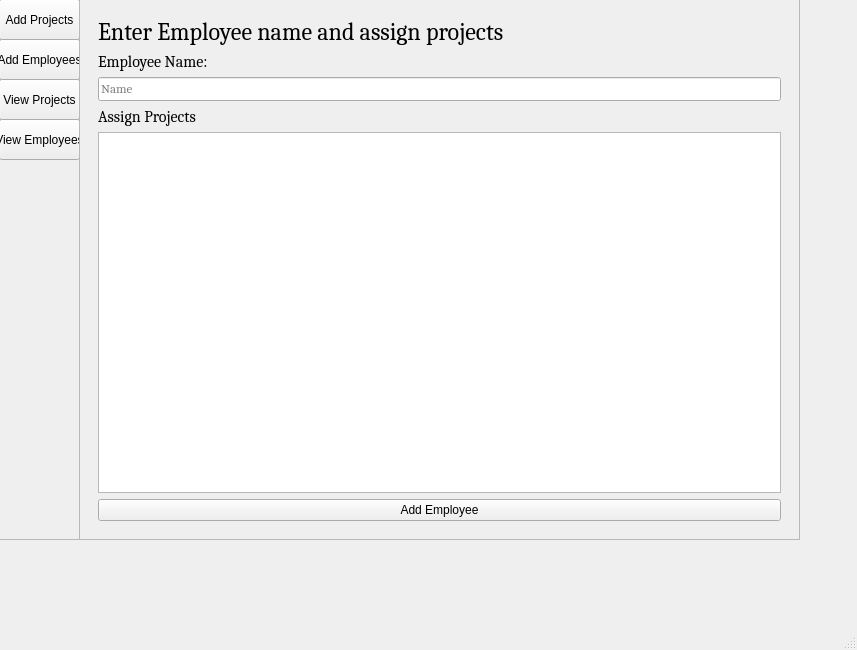
<?xml version="1.0" encoding="UTF-8"?>
<ui version="4.0">
 <class>MainWindow</class>
 <widget class="QMainWindow" name="MainWindow">
  <property name="geometry">
   <rect>
    <x>0</x>
    <y>0</y>
    <width>857</width>
    <height>650</height>
   </rect>
  </property>
  <property name="windowTitle">
   <string>MainWindow</string>
  </property>
  <widget class="QWidget" name="centralwidget">
   <widget class="QFrame" name="frame">
    <property name="geometry">
     <rect>
      <x>-1</x>
      <y>-1</y>
      <width>801</width>
      <height>541</height>
     </rect>
    </property>
    <property name="frameShape">
     <enum>QFrame::StyledPanel</enum>
    </property>
    <property name="frameShadow">
     <enum>QFrame::Raised</enum>
    </property>
    <widget class="QFrame" name="frame_2">
     <property name="geometry">
      <rect>
       <x>0</x>
       <y>0</y>
       <width>81</width>
       <height>541</height>
      </rect>
     </property>
     <property name="frameShape">
      <enum>QFrame::StyledPanel</enum>
     </property>
     <property name="frameShadow">
      <enum>QFrame::Raised</enum>
     </property>
     <widget class="QPushButton" name="btn_add_proj">
      <property name="geometry">
       <rect>
        <x>0</x>
        <y>0</y>
        <width>81</width>
        <height>41</height>
       </rect>
      </property>
      <property name="text">
       <string>Add Projects</string>
      </property>
     </widget>
     <widget class="QPushButton" name="bton_add_emp">
      <property name="geometry">
       <rect>
        <x>0</x>
        <y>40</y>
        <width>81</width>
        <height>41</height>
       </rect>
      </property>
      <property name="text">
       <string>Add Employees</string>
      </property>
     </widget>
     <widget class="QPushButton" name="bton_view_proj">
      <property name="geometry">
       <rect>
        <x>0</x>
        <y>80</y>
        <width>81</width>
        <height>41</height>
       </rect>
      </property>
      <property name="text">
       <string>View Projects</string>
      </property>
     </widget>
     <widget class="QPushButton" name="bton_view_emp">
      <property name="geometry">
       <rect>
        <x>0</x>
        <y>120</y>
        <width>81</width>
        <height>41</height>
       </rect>
      </property>
      <property name="text">
       <string>View Employees</string>
      </property>
     </widget>
    </widget>
    <widget class="QFrame" name="frame_3">
     <property name="geometry">
      <rect>
       <x>80</x>
       <y>0</y>
       <width>721</width>
       <height>541</height>
      </rect>
     </property>
     <property name="frameShape">
      <enum>QFrame::StyledPanel</enum>
     </property>
     <property name="frameShadow">
      <enum>QFrame::Raised</enum>
     </property>
     <layout class="QVBoxLayout" name="verticalLayout">
      <item>
       <widget class="QStackedWidget" name="stackedWidget">
        <widget class="QWidget" name="add_employees">
         <layout class="QVBoxLayout" name="QVBoxLayout">
          <item>
           <widget class="QLabel" name="label_instruction">
            <property name="font">
             <font>
              <family>Cambria</family>
              <pointsize>18</pointsize>
             </font>
            </property>
            <property name="text">
             <string>Enter Employee name and assign projects</string>
            </property>
           </widget>
          </item>
          <item>
           <widget class="QLabel" name="label_date">
            <property name="font">
             <font>
              <family>Cambria</family>
              <pointsize>12</pointsize>
             </font>
            </property>
            <property name="text">
             <string>Employee Name:</string>
            </property>
           </widget>
          </item>
          <item>
           <widget class="QLineEdit" name="employee_name">
            <property name="font">
             <font>
              <family>Cambria</family>
              <pointsize>10</pointsize>
             </font>
            </property>
            <property name="text">
             <string/>
            </property>
            <property name="placeholderText">
             <string>Name</string>
            </property>
           </widget>
          </item>
          <item>
           <widget class="QLabel" name="label">
            <property name="font">
             <font>
              <family>Cambria</family>
              <pointsize>12</pointsize>
             </font>
            </property>
            <property name="text">
             <string>Assign Projects</string>
            </property>
           </widget>
          </item>
          <item>
           <widget class="QListWidget" name="project_list"/>
          </item>
          <item>
           <widget class="QPushButton" name="pushButton_2">
            <property name="text">
             <string>Add Employee</string>
            </property>
           </widget>
          </item>
         </layout>
        </widget>
        <widget class="QWidget" name="add_projects">
         <layout class="QVBoxLayout" name="verticalLayout_4">
          <item>
           <widget class="QFrame" name="frame_4">
            <property name="maximumSize">
             <size>
              <width>427</width>
              <height>16777215</height>
             </size>
            </property>
            <property name="frameShape">
             <enum>QFrame::StyledPanel</enum>
            </property>
            <property name="frameShadow">
             <enum>QFrame::Raised</enum>
            </property>
            <layout class="QGridLayout" name="gridLayout_2">
             <item row="0" column="0" colspan="3">
              <widget class="QLabel" name="label_instruction_2">
               <property name="font">
                <font>
                 <family>Cambria</family>
                 <pointsize>18</pointsize>
                </font>
               </property>
               <property name="text">
                <string>Enter your project names and Dates</string>
               </property>
              </widget>
             </item>
             <item row="1" column="0">
              <widget class="QLineEdit" name="project_name">
               <property name="font">
                <font>
                 <family>Cambria</family>
                 <pointsize>10</pointsize>
                </font>
               </property>
               <property name="text">
                <string/>
               </property>
               <property name="placeholderText">
                <string>Projcet Name</string>
               </property>
              </widget>
             </item>
             <item row="1" column="1">
              <widget class="QLabel" name="label_date_2">
               <property name="font">
                <font>
                 <family>Cambria</family>
                 <pointsize>18</pointsize>
                </font>
               </property>
               <property name="text">
                <string>Date:</string>
               </property>
              </widget>
             </item>
             <item row="1" column="2">
              <widget class="QDateEdit" name="dateEdit">
               <property name="font">
                <font>
                 <family>Cambria</family>
                 <pointsize>10</pointsize>
                </font>
               </property>
              </widget>
             </item>
            </layout>
           </widget>
          </item>
          <item>
           <widget class="QTextEdit" name="project_description">
            <property name="font">
             <font>
              <family>Cambria</family>
              <pointsize>10</pointsize>
             </font>
            </property>
            <property name="placeholderText">
             <string>Description</string>
            </property>
           </widget>
          </item>
          <item>
           <widget class="QLabel" name="label_2">
            <property name="font">
             <font>
              <family>Cambria</family>
              <pointsize>10</pointsize>
             </font>
            </property>
            <property name="text">
             <string>Add to employee</string>
            </property>
           </widget>
          </item>
          <item>
           <widget class="QListWidget" name="employee_list"/>
          </item>
          <item>
           <widget class="QPushButton" name="pushButton">
            <property name="text">
             <string>Add Project</string>
            </property>
           </widget>
          </item>
         </layout>
        </widget>
        <widget class="QWidget" name="view_projects">
         <layout class="QVBoxLayout" name="verticalLayout_2">
          <item>
           <widget class="QLabel" name="label_3">
            <property name="font">
             <font>
              <family>Cambria</family>
              <pointsize>24</pointsize>
             </font>
            </property>
            <property name="text">
             <string>Project List - By Date</string>
            </property>
           </widget>
          </item>
          <item>
           <widget class="QTableWidget" name="tableWidget"/>
          </item>
         </layout>
        </widget>
        <widget class="QWidget" name="view_employees">
         <layout class="QVBoxLayout" name="verticalLayout_3">
          <item>
           <widget class="QLabel" name="label_4">
            <property name="font">
             <font>
              <family>Cambria</family>
              <pointsize>24</pointsize>
             </font>
            </property>
            <property name="text">
             <string>Employee List</string>
            </property>
           </widget>
          </item>
          <item>
           <widget class="QTableWidget" name="tableWidget_2"/>
          </item>
         </layout>
        </widget>
       </widget>
      </item>
     </layout>
    </widget>
   </widget>
  </widget>
  <widget class="QMenuBar" name="menubar">
   <property name="geometry">
    <rect>
     <x>0</x>
     <y>0</y>
     <width>857</width>
     <height>26</height>
    </rect>
   </property>
  </widget>
  <widget class="QStatusBar" name="statusbar"/>
 </widget>
 <resources/>
 <connections/>
</ui>
